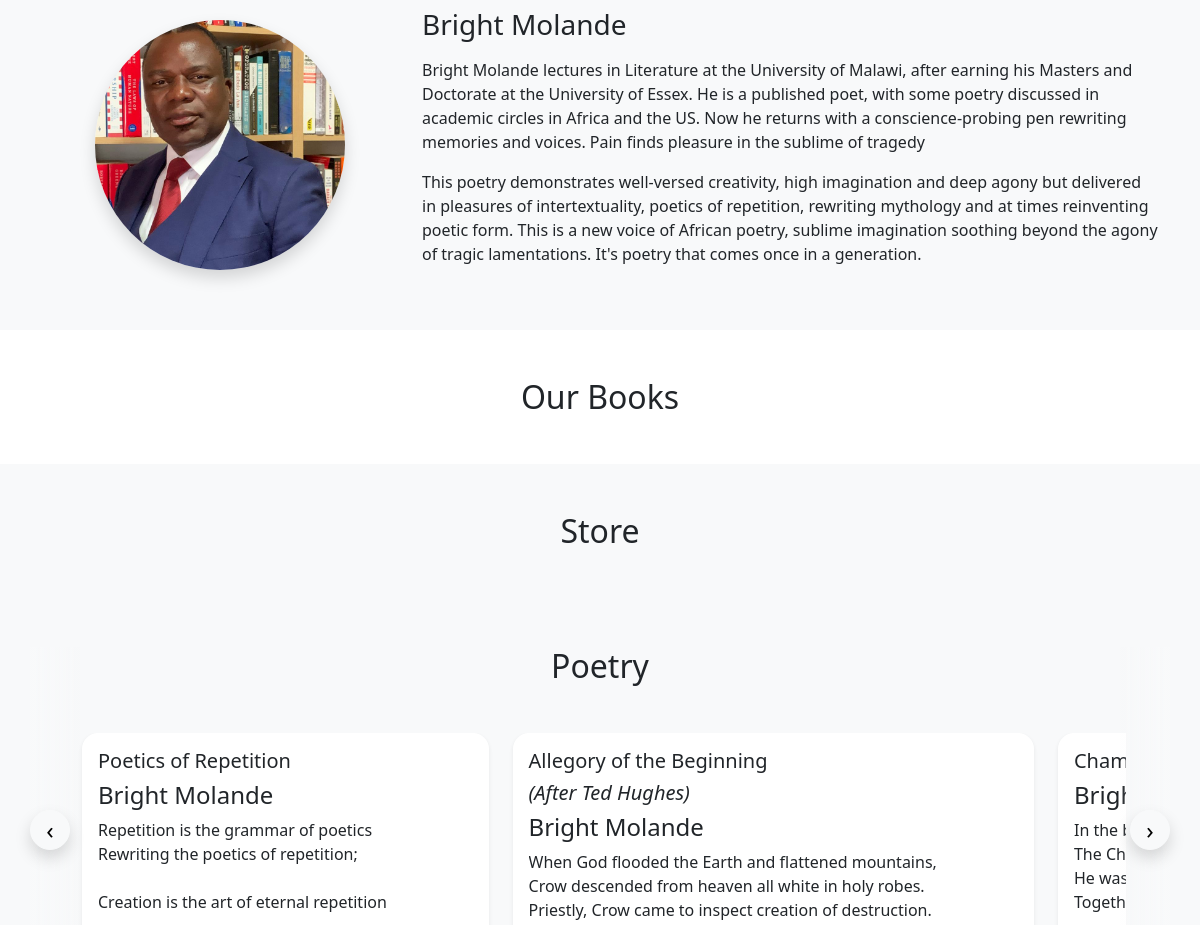
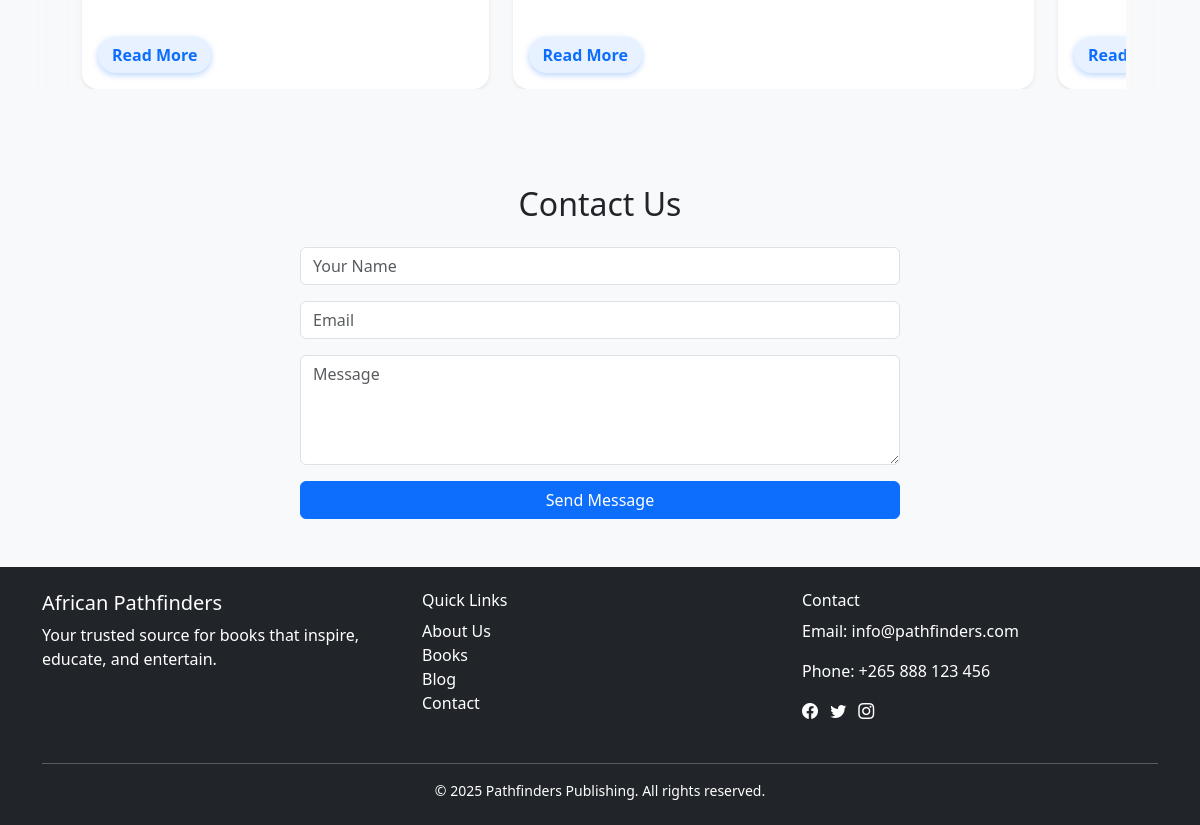
The app's page / (lower part), older data (2 pictures, top to bottom).
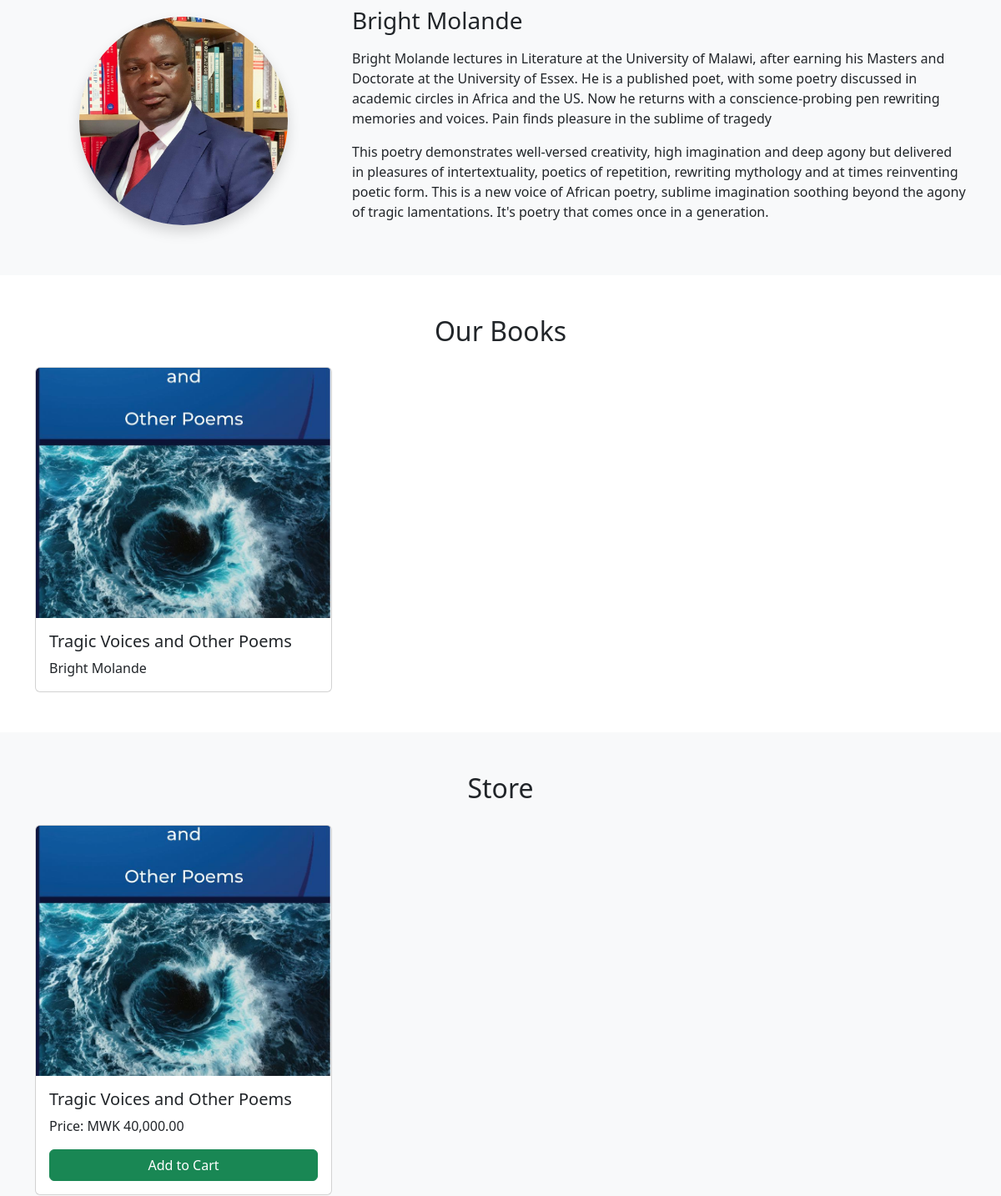
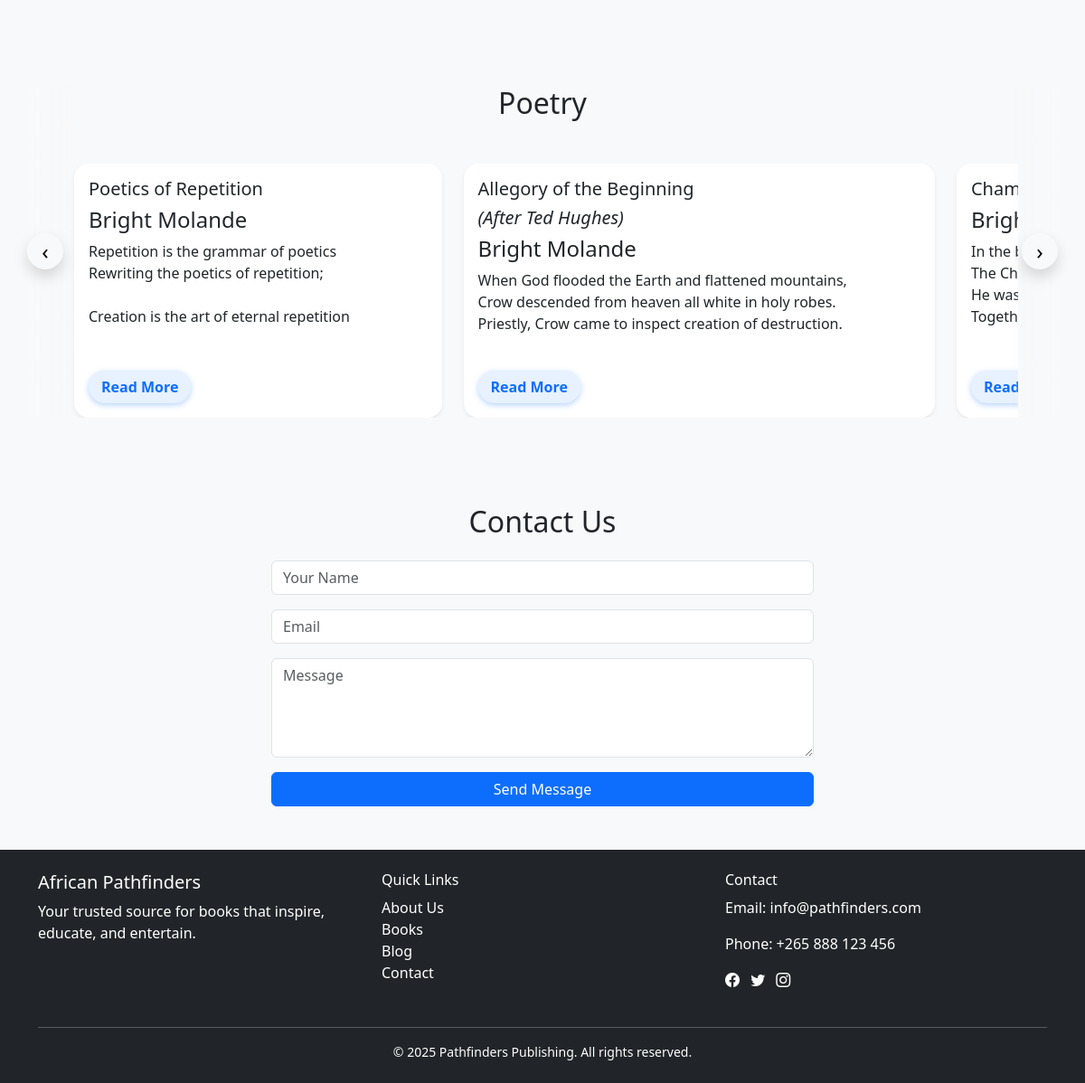
The same page, newer data (2 pictures, top to bottom).
### tables this page shows
CREATE TABLE `books` (
  `id` int(11) NOT NULL,
  `title` varchar(255) NOT NULL,
  `author` varchar(255) DEFAULT NULL,
  `description` text DEFAULT NULL,
  `price` decimal(10,2) DEFAULT NULL,
  `cover_image` varchar(255) DEFAULT NULL,
  `created_at` timestamp NOT NULL DEFAULT current_timestamp()
);

### includes/db.php (called while the page is built, shortened)
<?php
$mysqli = new mysqli("mysql.hostinger.com", "u852669780_pathfinder", "1973@Box2", "u852669780_pathfinder");
function getBooks() {
    global $mysqli;
    $books = [];
    $result = $mysqli->query("SELECT * FROM books ORDER BY created_at DESC");
    if ($result && $result->num_rows > 0) {
        while ($row = $result->fetch_assoc()) {
            $books[] = $row;
        }
    }
    return $books;
}
?>

### index.php (the view, shortened to what this page needs)
<?php include('includes/db.php');
?>
<!DOCTYPE html>
<html lang="en">
<head>
  <link href="https://cdn.jsdelivr.net/npm/bootstrap@5.3.3/dist/css/bootstrap.min.css" rel="stylesheet">
  <link rel="stylesheet" href="assets/css/style.css">
  <link rel="stylesheet" href="https://cdn.jsdelivr.net/npm/bootstrap-icons@1.10.5/font/bootstrap-icons.css">
</head>
<body data-bs-spy="scroll" data-bs-target="#navbar" data-bs-offset="70">
<section id="about" class="py-5 bg-light">
  <div class="container">
    <div class="row align-items-center">
      <div class="col-md-4 text-center mb-4 mb-md-0">
        <img src="assets/images/Bright Molande.jpg"
     alt="Dr Bright Molande"
     class="shadow"
     style="width: 250px; height: 250px; border-radius: 50%; object-fit: cover;">
      </div>
      <div class="col-md-8">
        <h3 class="mb-3">Bright Molande</h3>
        <p>
          Bright Molande lectures in Literature at the University of Malawi, after earning his Masters and Doctorate at the University of Essex.
          He is a published poet, with some poetry discussed in academic circles in Africa and the US. Now he returns
          with a conscience-probing pen rewriting memories and voices. Pain finds pleasure in the sublime of tragedy
        </p>
        <p>
This poetry demonstrates well-versed creativity, high imagination and deep agony but delivered in pleasures of intertextuality, poetics of repetition,
rewriting mythology and at times reinventing poetic form. This is a new voice of African poetry, sublime imagination soothing beyond the agony of tragic lamentations.
It's poetry that comes once in a generation.        </p>
      </div>
    </div>
  </div>
</section>
<section id="books" class="py-5">
  <div class="container">
    <h2 class="text-center mb-4">Our Books</h2>
    <div class="row g-4">
      <?php foreach (getBooks() as $book): ?>
      <div class="col-md-4">
        <div class="card h-100">
<img src="assets/images/<?= $book['cover_image'] ?>" class="card-img-top img-fluid" style="object-fit: cover; height: 300px;" alt="<?= $book['title'] ?>">
        <div class="card-body d-flex flex-column">
            <h5 class="card-title"><?= $book['title'] ?></h5>
            <p class="card-text"><?= $book['author'] ?></p>
          </div>
        </div>
      </div>
      <?php endforeach; ?>
    </div>
  </div>
</section>
<section id="store" class="py-5 bg-light">
  <div class="container">
    <h2 class="text-center mb-4">Store</h2>
    <div class="row g-4">
      <?php foreach (getBooks() as $book): ?>
      <div class="col-md-4">
        <div class="card h-100">
          <img src="assets/images/<?= $book['cover_image'] ?>" class="card-img-top">
        <div class="card-body d-flex flex-column">
            <h5 class="card-title"><?= $book['title'] ?></h5>
            <p>Price: MWK <?= number_format($book['price'], 2) ?></p>
            <button class="btn btn-success w-100">Add to Cart</button>
          </div>
        </div>
      </div>
      <?php endforeach; ?>
    </div>
  </div>
</section>
<section id="poetry" class="py-5 bg-light position-relative">
  <div class="container position-relative">
    <h2 class="text-center mb-5">Poetry</h2>
<button class="scroll-btn left position-absolute top-50 start-0 translate-middle-y btn btn-light shadow"
        onclick="scrollPoetry(-1)">
  ‹
</button>
<button class="scroll-btn right position-absolute top-50 end-0 translate-middle-y btn btn-light shadow"
        onclick="scrollPoetry(1)">
  ›
</button>
<div id="poetryScroll" class="scroll-container mt-4">
  <div id="poetryInnerScroll" class="d-flex flex-nowrap overflow-auto gap-4 px-2">
<div class="card shadow-sm border-0 flex-shrink-0" style="min-width: 300px; max-width: 90vw;">
  <div class="card-body d-flex flex-column">
    <h5 class="card-title">Poetics of Repetition</h5>
    <h4 class="card-title">Bright Molande</h4>
    <p class="card-text poem-text collapsed">
      Repetition is the grammar of poetics<br>
      Rewriting the poetics of repetition;<br><br>
      Creation is the art of eternal repetition<br>
      Repeating repetition in endless variation;<br><br>
      No wonder God is the Poet of repetition<br>
    </p>
<button class="read-more-btn">Read More</button>
  </div>
</div>
<div class="card shadow-sm border-0 flex-shrink-0" style="min-width: 300px; max-width: 90vw;">
  <div class="card-body d-flex flex-column">
    <h5 class="card-title">Allegory of the Beginning</h5>
    <h5 class="card-title fst-italic">(After Ted Hughes)</h5>
    <h4 class="card-title">Bright Molande</h4>
    <p class="card-text poem-text collapsed">
      When God flooded the Earth and flattened mountains,<br>
      Crow descended from heaven all white in holy robes.<br>
      Priestly, Crow came to inspect creation of destruction.<br><br>
      A rainbow landed upon the peeping mountain tops <br>
      From horizon to horizon, Crow cried “Fire Next Time!” <br>
      “I will never destroy the Earth with water again”, God said.<br><br>
      Crow fixed a napkin upon his collar, and sat in the rainbow <br>
      He carried sword and scythe each hand for knife and fork <br>
      Crow sat down to a feast of corpses and sang “Hallelujah!” <br>
      Feasting on decay with sword and scythe, Crow said in his heart:<br>
      I will set my banquet above the table of God;<br>
      &nbsp;&nbsp;&nbsp;&nbsp;I will ascend to the heavens;<br>
      I will raise my feasting throne<br>
      &nbsp;&nbsp;&nbsp;&nbsp;above the stars of God;<br>
      I will ascend above the heights of the clouds;<br>
      &nbsp;&nbsp;&nbsp;&nbsp;I will make myself like the Most High!<br><br>
      Crow laid a crafty subterfuge to waylay God, while he attacked: <br>
      Crow whispered to man to playfully twirl wood upon wood;<br>
      Then Crow peeped into the dark corners of the Earth <br>
      And hoarsely, Crow croaked incantations of the beginning: <br>
      “Let there be light,” echoing into the void, and there was light!<br>
      A cosmogonic spark, Big Bang! Man had invented fire.<br>
      Forests burned, Earth burned, and heavens burned with rage!<br>
      God fled on a frail spider ladder trailed by old Chameleon!<br>
      Ascending, God turned midway, bent and said to man:<br>
      You shall labour, suffer and die eternally<br>
      to be with me in heaven;<br>
      All creation shall eternally moan and groan <br>
      like a woman in labour.<br>
      Everything that lives shall come to decay<br>
      and you’ll know that I am eternal God!<br><br>
      While God bent and attended to the last of mankind on Earth; <br>
      Crow flew a flag of death and decay above the highest heights!<br>
      But victory curtailed, Crow was cast to the depths of the abyss.<br><br>
      Flaming like a burning meteor across the horizon, Crow fell!<br>
      He landed into the burning Earth and disappeared <br>
      Crow vanished into raging flames where a hoarse voice croaked:<br>
      Ahaa!<br>
      I will happier be a king in hell<br>
      Than serve as a slave in heaven!<br><br>
      A millennium of seasons passed while inchoate Earth formed.  <br>
      When Crow rose out of the ashes, sword and scythe in hand,<br>
      Crow was charred black, voice black, soul black, all black except— <br>
      A white blotch hung upon the neck where the napkin had been.<br>
    </p>
<button class="read-more-btn">Read More</button>
  </div>
</div>
<div class="card shadow-sm border-0 flex-shrink-0" style="min-width: 300px; max-width: 90vw;">
  <div class="card-body d-flex flex-column">
    <h5 class="card-title">Chameleon’s Turn</h5>
    <h4 class="card-title">Bright Molande</h4>
    <p class="card-text poem-text collapsed">
      In the beginning was the Chameleon, and <br>
      The Chameleon was with the Supreme God <br>
      He was with the Creator in the beginning. <br>
      Together, they made all humans and animals.<br><br>
      A lonely mortal soul in all the universe,<br>
      Chameleon climbed the tallest tree <br>
      Standing on the peak of the tallest mountain,<br>
      Singing himself a sad lullaby in agony of solitude, <br>
      Chameleon slept off his grief-stricken soul.<br><br>
      In the middle of the night, came a howling storm. <br>
      The storm shook and shook the mountain<br>
      But the mountain did not shake. <br>
      The storm grabbed and shook and shook the tree; <br>
      The tree danced and danced and Chameleon fell;<br>
      Chameleon hurled and burst open upon the rock.<br><br>
      Crashed, smashed, shredded and dismembered, <br>
      Out of that blood splattered disemboweled belly<br>
      The first man and all animals walked out to live.<br>
      Life came out of death, out of chaos came order. <br>
      But paradise on earth did not last.<br><br>
      The Creator summoned Lizard and Chameleon, <br>
      Offering mankind to choose between life and death.<br><br>
      And the Creator spoke in trembling thunder:<br><br>
      I summon heaven and earth to witness this day; <br>
      I have set before you life and death—<br>
      Choose!<br><br>
      Chameleon chose to decree life unto mankind;<br>
      Lizard fast scuttled to decree death to mankind!<br>
      But fragile Chameleon was too frail, too old to walk.<br>
      Chameleon delayed life, an omission beyond redemption!<br>
      Now mankind wails in endless suffering and death; <br>
      Creation endlessly groans like a woman in childbirth. <br><br>
      A noble intention breeding death and destruction,<br>
      A noble sin of omission breeding agony and suffering, <br>
      Chameleon carried a message of life that decreed death. <br>
      Life became the restless forerunner of death;<br>
      Death became the endless forerunner of life. <br>
      Guilty as found— itinerant Chameleon became <br>
      A restless wanderer on the face of the earth, crying—<br><br>
      My punishment is greater than I can bear!<br>
      I am a man more sinned against than sinning!<br><br>
      Tragedy has no other name!<br>
    </p>
<button class="read-more-btn">Read More</button>
  </div>
</div>
      </div>
    </div>
  </div>
</section>
<section id="contact" class="py-5 bg-light">
  <div class="container">
    <h2 class="text-center mb-4">Contact Us</h2>
    <form method="post" action="contact_process.php" class="mx-auto" style="max-width: 600px;">
      <div class="mb-3">
        <input name="name" class="form-control" placeholder="Your Name" required>
      </div>
      <div class="mb-3">
        <input name="email" type="email" class="form-control" placeholder="Email" required>
      </div>
      <div class="mb-3">
        <textarea name="message" class="form-control" rows="4" placeholder="Message" required></textarea>
      </div>
      <button class="btn btn-primary w-100">Send Message</button>
    </form>
  </div>
</section>
<footer class="bg-dark text-white py-4">
  <div class="container text-center text-md-start">
    <div class="row">
      <div class="col-md-4 mb-3">
        <h5>African Pathfinders</h5>
        <p>Your trusted source for books that inspire, educate, and entertain.</p>
      </div>
      <div class="col-md-4 mb-3">
        <h6>Quick Links</h6>
        <ul class="list-unstyled">
          <li><a href="#about" class="text-white text-decoration-none">About Us</a></li>
          <li><a href="#books" class="text-white text-decoration-none">Books</a></li>
          <li><a href="#blog" class="text-white text-decoration-none">Blog</a></li>
          <li><a href="#contact" class="text-white text-decoration-none">Contact</a></li>
        </ul>
      </div>
      <div class="col-md-4 mb-3">
        <h6>Contact</h6>
        <p>Email: info@pathfinders.com</p>
        <p>Phone: +265 888 123 456</p>
        <div>
          <a href="#" class="text-white me-2"><i class="bi bi-facebook"></i></a>
          <a href="#" class="text-white me-2"><i class="bi bi-twitter"></i></a>
          <a href="#" class="text-white"><i class="bi bi-instagram"></i></a>
        </div>
      </div>
    </div>
    <hr class="border-light">
    <p class="text-center small mb-0">&copy; <?= date('Y') ?> Pathfinders Publishing. All rights reserved.</p>
  </div>
</footer>
</body>
</html>

### assets/css/style.css (style rules this page uses)
html { scroll-behavior: smooth; }
.card img { height: 300px; object-fit: cover; }
#poetry .card { border-radius: 1rem; background-color: #fff; transition: transform 0.3s ease; }
.card-img-top { height: 250px; object-fit: cover; }
footer .row > div { margin-bottom: 1rem; }
#poetryScroll > .d-flex { overflow-x: scroll; scrollbar-width: none; -ms-overflow-style: none; }
.card-body { display: flex; flex-direction: column; }
.card-title { margin-bottom: 0.5rem; }
.poem-text { max-height: 6em; overflow: hidden; transition: max-height 0.4s ease; }
.poem-text.collapsed { max-height: 6em; }
.read-more-btn { color: #0d6efd; font-weight: 600; font-size: 1rem; padding: 6px 14px; border-radius: 30px; background-color: #e7f1ff; border: none; cursor: pointer; box-shadow: 0 2px 6px rgba(13, 110, 253, 0.3); transition: background-color 0.3s ease, color 0.3s ease, box-shadow 0.3s ease, transform 0.2s ease; text-decoration: none; user-select: none; outline: none; display: inline-block; margin-top: auto; align-self: start; }

### index.php (style rules this page uses)
.scroll-container { -ms-overflow-style: none; scrollbar-width: none; scroll-behavior: smooth; overflow-x: auto; display: flex; gap: 1.5rem; padding: 0 2rem; position: relative; }
.scroll-container .card { flex: 0 0 auto; min-width: 300px; max-width: 300px; }
.scroll-btn { z-index: 10; width: 40px; height: 40px; border-radius: 50%; font-size: 1.5rem; line-height: 1; display: flex; align-items: center; justify-content: center; }

Row changes from the older to the newer data that the page shows:
added books: cover_image (picture), title "Tragic Voices and Other Poems", author "Bright Molande", price "40,000.00"
